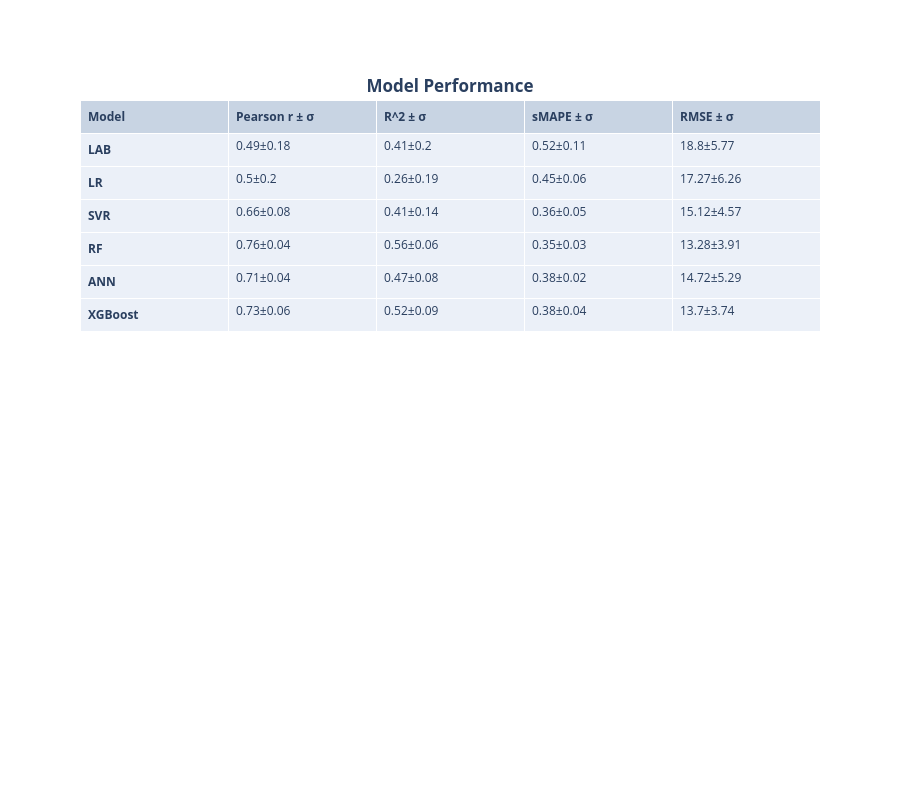

Notebook code cell kept with this figure:
### Code cell
import plotly.graph_objects as go
import pandas as pd
model=['<b>LAB</b>','<b>LR</b>','<b>SVR</b>','<b>RF</b>','<b>ANN</b>','<b>XGBoost</b>']
Pearson=[str(Pearson_lab_mean)+ '±' +str(Pearson_lab_std),str(Pearson_lr_mean)+ '±' +str(Pearson_lr_std),
         str(Pearson_svr_mean)+ '±' +str(Pearson_svr_std),str(Pearson_rf_mean)+ '±' +str(Pearson_rf_std),
         str(Pearson_ann_mean)+ '±' +str(Pearson_ann_std),str(Pearson_xgb_mean)+ '±' +str(Pearson_xgb_std)]


R2=[str(R2_lab_mean)+ '±' +str(R2_lab_std),str(R2_lr_mean)+ '±' +str(R2_lr_std),
    str(R2_svr_mean)+ '±' +str(R2_svr_std),str(R2_rf_mean)+ '±' +str(R2_rf_std),
    str(R2_ann_mean)+ '±' +str(R2_ann_std),str(R2_xgb_mean)+ '±' +str(R2_xgb_std)]



RMSE=[str(RMSE_lab_mean)+ '±' +str(RMSE_lab_std),str(RMSE_lr_mean)+ '±' +str(RMSE_lr_std),
      str(RMSE_svr_mean)+ '±' +str(RMSE_svr_std),str(RMSE_rf_mean)+ '±' +str(RMSE_rf_std),
     str(RMSE_ann_mean)+ '±' +str(RMSE_ann_std),str(RMSE_xgb_mean)+ '±' +str(RMSE_xgb_std)]


sMAPE=[str(sMAPE_lab_mean)+ '±' +str(sMAPE_lab_std),str(sMAPE_lr_mean)+ '±' +str(sMAPE_lr_std),
       str(sMAPE_svr_mean)+ '±' +str(sMAPE_svr_std),str(sMAPE_rf_mean)+ '±' +str(sMAPE_rf_std),
       str(sMAPE_ann_mean)+ '±' +str(sMAPE_ann_std),str(sMAPE_xgb_mean)+ '±' +str(sMAPE_xgb_std)]

fig = go.Figure(data=[go.Table(
    header=dict(values=['<b>Model</b>','<b>Pearson r ± σ</b>','<b>R^2 ± σ</b> ','<b>sMAPE ± σ</b>','<b>RMSE ± σ</b>'],
                #fill_color='paleturquoise',
                align='left'),
    cells=dict(values=[model,Pearson,R2,sMAPE,RMSE ],
               #fill_color='lavender',
               align='left'))
   ])
fig.update_layout(
title={'text': "<b>Model Performance</b>",
        'y':0.9,
        'x':0.5,
        'xanchor': 'center',
        'yanchor': 'top'},
width=900,
height=800,

)
fig.show()
chart_studio.plotly.sign_in('vinylango', 'gybbJVWfRSUoTcRRSa6J')
chart_studio.plotly.image.save_as(fig, filename='models_performance_O3.png')
Image('models_performance_O3.png')

### Figure 1 — Plotly figure (JSON) as saved in the notebook; plotly's stock layout.template omitted (floating-point values rounded to 4 significant figures)
{"data": [{"cells": {"align": "left", "values": [["<b>LAB</b>", "<b>LR</b>", "<b>SVR</b>", "<b>RF</b>", "<b>ANN</b>", "<b>XGBoost</b>"], ["0.49±0.18", "0.5±0.2", "0.66±0.08", "0.76±0.04", "0.71±0.04", "0.73±0.06"], ["0.41±0.2", "0.26±0.19", "0.41±0.14", "0.56±0.06", "0.47±0.08", "0.52±0.09"], ["0.52±0.11", "0.45±0.06", "0.36±0.05", "0.35±0.03", "0.38±0.02", "0.38±0.04"], ["18.8±5.77", "17.27±6.26", "15.12±4.57", "13.28±3.91", "14.72±5.29", "13.7±3.74"]]}, "header": {"align": "left", "values": ["<b>Model</b>", "<b>Pearson r ± σ</b>", "<b>R^2 ± σ</b> ", "<b>sMAPE ± σ</b>", "<b>RMSE ± σ</b>"]}, "type": "table"}], "layout": {"height": 800, "title": {"text": "<b>Model Performance</b>", "x": 0.5, "xanchor": "center", "y": 0.9, "yanchor": "top"}, "width": 900}}
